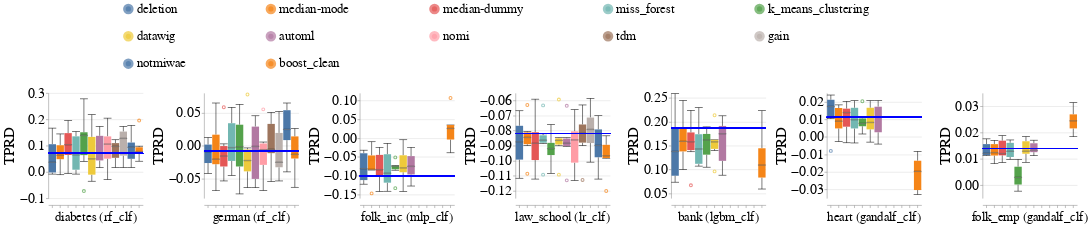

Notebook cell for this chart:
### Markdown cell above
### Disparity Metrics

### Code cell
create_box_plots_for_diff_imputers_and_datasets(train_injection_scenario='MCAR3',
                                                test_injection_scenario='MCAR3',
                                                dataset_to_group=DATASETS_SENSITIVE_ATTRS,
                                                metric_name='Equalized_Odds_TPR',
                                                db_client=db_client)

### Figure 1 — Vega-Lite specification as saved in the notebook (floating-point values rounded to 4 significant figures; data arrays with more than 128 entries replaced by an {"elided": "..."} marker saying what was removed)
{"config": {"view": {"continuousWidth": 400, "continuousHeight": 300, "stroke": null}, "axis": {"labelFontSize": 26, "labelFontWeight": "normal", "titleFontSize": 28, "titleFontWeight": "normal"}, "facet": {"spacing": 15}, "header": {"labelFontSize": 24, "labelOrient": "bottom", "labelPadding": 5, "titleFontSize": 28}, "legend": {"columns": 5, "direction": "horizontal", "labelFontSize": 24, "labelLimit": 400, "orient": "top", "symbolOffset": 140, "symbolStrokeWidth": 10, "titleAnchor": "middle", "titleFontSize": 26, "titleLimit": 300}, "title": {"fontSize": 28}}, "data": {"name": "data-768a507ee6067653d864d8b837c1a97e"}, "facet": {"column": {"field": "Dataset_Name_With_Model_Name", "sort": {"field": "Dataset_Sequence_Number", "order": "ascending"}, "title": null, "type": "nominal"}}, "spec": {"layer": [{"mark": {"type": "boxplot", "median": {"stroke": "black", "strokeWidth": 0.7}, "ticks": true}, "encoding": {"color": {"field": "Null_Imputer_Name", "sort": ["deletion", "median-mode", "median-dummy", "miss_forest", "k_means_clustering", "datawig", "automl", "nomi", "tdm", "gain", "notmiwae"], "title": null, "type": "nominal"}, "x": {"axis": {"labels": false}, "field": "Null_Imputer_Name", "sort": ["deletion", "median-mode", "median-dummy", "miss_forest", "k_means_clustering", "datawig", "automl", "nomi", "tdm", "gain", "notmiwae"], "title": null, "type": "nominal"}, "y": {"field": "Metric_Value", "scale": {"zero": false}, "title": "TPRD", "type": "quantitative"}}}, {"mark": "rule", "encoding": {"color": {"value": "blue"}, "size": {"value": 2}, "y": {"field": "Baseline_Median", "type": "quantitative"}}}], "height": 200, "width": 180}, "resolve": {"scale": {"y": "independent"}}, "$schema": "https://vega.github.io/schema/vega-lite/v4.17.0.json", "datasets": {"data-768a507ee6067653d864d8b837c1a97e": {"elided": "408 records"}}}
